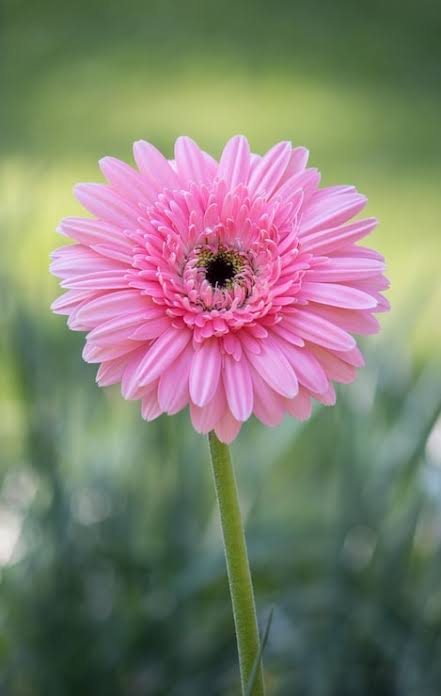
#> input picture flower.jpg, 441 x 696 px, found by its file name
$ python Task_on_Histogram.py
#> lines starting #> are read from the running program, lines starting #| are printed output that depends on the picture; long printed decimals are rounded
import cv2
import numpy as np
import matplotlib.pyplot as plt


#   IMAGE PATH

IMAGE_PATH = r"C:\Users\HP\Documents\Unmanned Devices and Processes\Task on Histogram\flower.jpg"

def _load_image(image_path):
    image = cv2.imread(image_path)
#> image is the input picture: shape (696, 441, 3); mean B, G, R 114, 126.8, 130.7
    if image is None:
        raise FileNotFoundError(f"Could not load image at path: {image_path}")
    return image


#    CONVERT IMAGE TO GRAYSCALE

def to_grayscale(image):
    """
    Slide 19:  Y = 0.299*R + 0.587*G + 0.114*B
    """
    b = image[:, :, 0].astype(np.float32)
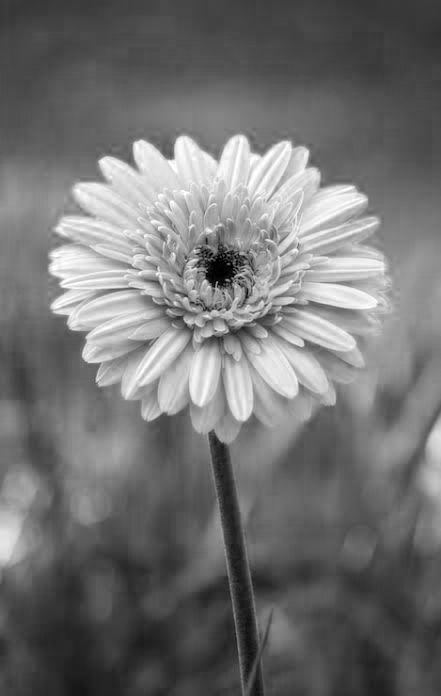
#> b: shape (696, 441) float32; min 0, max 255, mean 114
    g = image[:, :, 1].astype(np.float32)
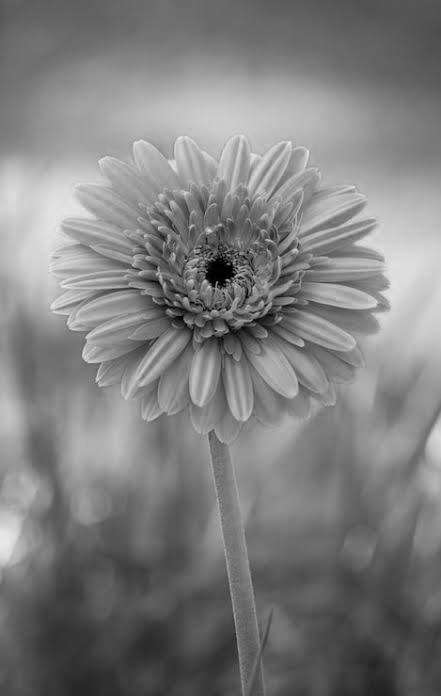
#> g: shape (696, 441) float32; min 0, max 238, mean 126.8
    r = image[:, :, 2].astype(np.float32)
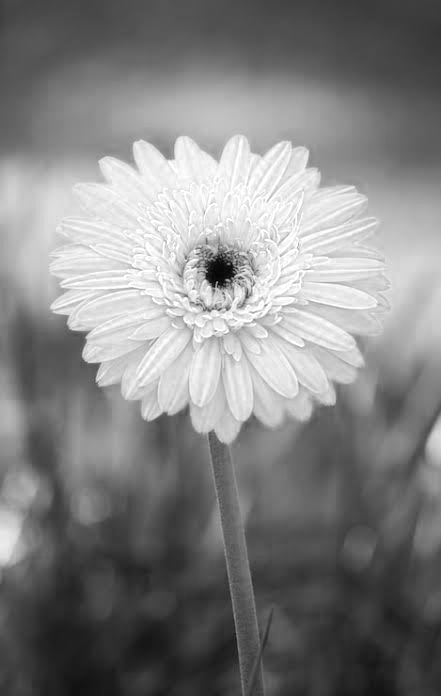
#> r: shape (696, 441) float32; min 4, max 255, mean 130.7
    gray = 0.299 * r + 0.587 * g + 0.114 * b
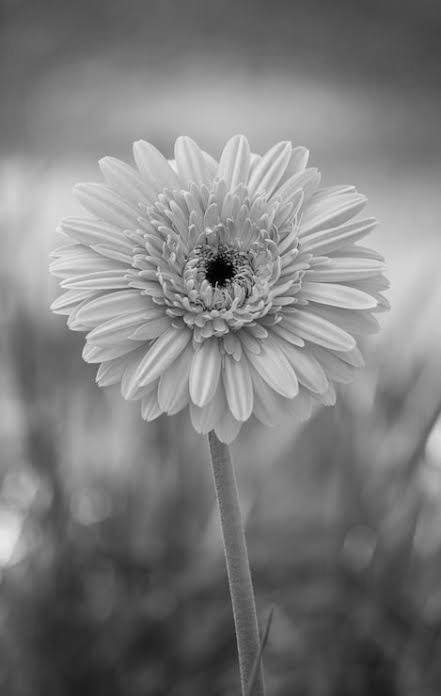
#> gray: shape (696, 441) float32; min 1.61, max 243.2, mean 126.5
    return np.clip(gray, 0, 255).astype(np.uint8)


#  STEP 1.   HISTOGRAM

def histogram(image):
    """
    H(j) = count{x : I(x) = j}   for j = 0..255

    Returns

    hist : np.ndarray, int64, shape (256,)
    """
    hist = np.zeros(256, dtype=np.int64)
    for v in image.ravel():
        hist[v] += 1
    return hist


#  STEP 2. HISTOGRAM NORMALIZATION

def histogram_normalization(hist, n):
    """
    p(i) = hist[i] / n      so that  sum_i p(i) = 1
    """
    return hist.astype(np.float64) / n


#  STEP 3. CUMULATIVE HISTOGRAM

def cumulative_histogram_counts(hist):
    """
    Cumulative histogram in COUNTS:

        cdf_counts(i) = sum_{j=0}^{i} hist[j]
    """
    return np.cumsum(hist).astype(np.int64)


#  STEP 4.  EQUALIZATION

def equalization(image):
    """
        pxl_new = ( cdf(pxl) - cdf_min ) / (n - cdf_min) * (L - 1)

    where:
        cdf(pxl) : cumulative COUNT up to that intensity
        cdf_min  : smallest non-zero value of the cdf
        n        : total number of pixels (H * W)
        L        : number of gray levels (256)

    Returns
    -------
    equalized   : np.ndarray  (uint8, same shape as input)
    hist        : np.ndarray  (256,) raw histogram
    pdf         : np.ndarray  (256,) normalized histogram
    cdf_counts  : np.ndarray  (256,) cumulative counts
    mapping     : np.ndarray  (256,) lookup table applied to the image
    """
    n = image.shape[0] * image.shape[1]
#> n = 306936
    L = 256

    # --- Step 1: Histogram ---
    hist = histogram(image)
#> the loop in histogram, `for v in image.ravel():` made 306936 passes
#> v on passes 1 to 3: 78, 78, 79
#> after the loop in histogram, `for v in image.ravel():`: hist = 256 values, max 2983 at index 94, min 0 at index 0, mean 1199

    # --- Step 2: Normalized histogram ---
    pdf = histogram_normalization(hist, n)
#> pdf = 256 values, max 0.00972 at index 94, min 0 at index 0, mean 0.00391

    # --- Step 3: Cumulative histogram (COUNTS) ---
    cdf_counts = cumulative_histogram_counts(hist)
#> cdf_counts = 256 values from 0 to 306936

    # subtract cdf_min (first non-zero cdf value)
    nonzero = cdf_counts[cdf_counts > 0]
#> nonzero = 255 values from 7 to 306936
    cdf_min = nonzero[0] if nonzero.size else 0
#> cdf_min = 7

    # Build the mapping for every intensity 0..255
    #   denominator n - cdf_min  (avoid division by zero on flat images)
    denom = max(n - cdf_min, 1)
#> denom = 306929
    mapping = np.round(
        (cdf_counts - cdf_min) / denom * (L - 1)
    ).astype(np.int64)
#> mapping = 256 values from 0 to 255

    # Clip safety (should already be in [0, 255])
    mapping = np.clip(mapping, 0, L - 1).astype(np.uint8)

    # Apply the mapping to every pixel
    equalized = mapping[image]
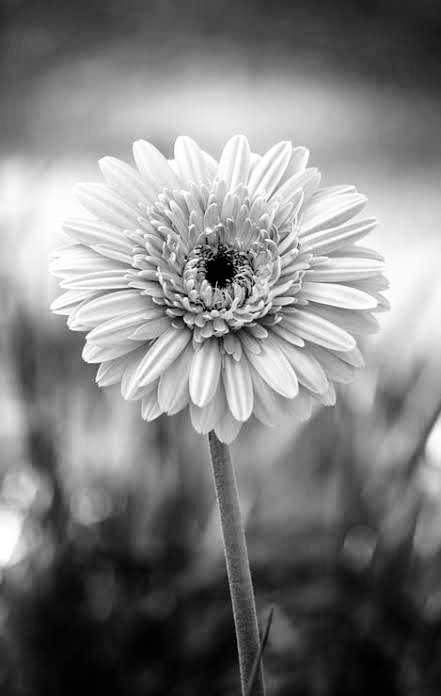
#> equalized: shape (696, 441); min 0, max 255, mean 128.3

    return equalized, hist, pdf, cdf_counts, mapping


#    MATPLOTLIB PLOTS

def plot_histogram(hist, title, color="tab:blue"):
    plt.figure()
    plt.plot(range(len(hist)), hist, color=color)
    plt.xlim(0, 255)
    plt.xlabel("X")
    plt.ylabel("Y")
    plt.title(title)
    plt.grid(True, alpha=0.3)
    plt.tight_layout()
    plt.show()


def plot_all(gray, equalized, hist, pdf, cdf_counts, hist_after):
    """
    2 x 3 grid of plots in the style of the lecture notes:
        (0,0) original grayscale
        (0,1) raw histogram          (counts)
        (0,2) normalized histogram   (probabilities)
        (1,0) cumulative histogram   (counts)
        (1,1) equalized image
        (1,2) equalized histogram
    """
    fig, axes = plt.subplots(2, 3, figsize=(16, 9))

    axes[0, 0].imshow(gray, cmap="gray", vmin=0, vmax=255)
    axes[0, 0].set_title("Grayscale (Step 0)")
    axes[0, 0].axis("off")

    axes[0, 1].plot(range(256), hist, color="tab:blue")
    axes[0, 1].set_title("Histogram (Step 1)")
    axes[0, 1].set_xlim(0, 255)
    axes[0, 1].set_xlabel("X")
    axes[0, 1].set_ylabel("Y")
    axes[0, 1].grid(True, alpha=0.3)

    axes[0, 2].plot(range(256), pdf, color="tab:green")
    axes[0, 2].set_title("Normalized histogram (Step 2)")
    axes[0, 2].set_xlim(0, 255)
    axes[0, 2].set_xlabel("X")
    axes[0, 2].set_ylabel("probability")
    axes[0, 2].grid(True, alpha=0.3)

    axes[1, 0].plot(range(256), cdf_counts, color="tab:orange")
    axes[1, 0].set_title("Cumulative histogram (Step 3) — counts")
    axes[1, 0].set_xlim(0, 255)
    axes[1, 0].set_xlabel("X")
    axes[1, 0].set_ylabel("Y")
    axes[1, 0].grid(True, alpha=0.3)

    axes[1, 1].imshow(equalized, cmap="gray", vmin=0, vmax=255)
    axes[1, 1].set_title("Equalized image (Step 4)")
    axes[1, 1].axis("off")

    axes[1, 2].plot(range(256), hist_after, color="tab:red")
    axes[1, 2].set_title("Histogram after equalization (Step 4)")
    axes[1, 2].set_xlim(0, 255)
    axes[1, 2].set_xlabel("X")
    axes[1, 2].set_ylabel("Y")
    axes[1, 2].grid(True, alpha=0.3)

    plt.tight_layout()
    plt.show()


#  MAIN

def improve_image_quality(image_path, save_path=None):
    # Step 0 — grayscale
    color = _load_image(image_path)
    gray = to_grayscale(color)

    # Steps 1–4
    equalized, hist, pdf, cdf_counts, mapping = equalization(gray)
#> cdf_counts = 256 values from 0 to 306936; mapping = 256 values from 0 to 255
    hist_after = histogram(equalized)
#> the loop in histogram (call 2), `for v in image.ravel():` made 306936 passes
#> v on passes 1 to 3: 43, 43, 45
#> hist_after = 256 values, max 2983 at index 73, min 0 at index 17, mean 1199

    n = gray.shape[0] * gray.shape[1]
#> n = 306936
    nonzero = cdf_counts[cdf_counts > 0]
#> nonzero = 255 values from 7 to 306936
    cdf_min = nonzero[0] if nonzero.size else 0
#> cdf_min = 7

    # ---- console report ----
    print("=== STEP 0 — Grayscale ===")
    print(f"  Color shape : {color.shape}")
#|   Color shape : (696, 441, 3)
    print(f"  Gray shape  : {gray.shape}")
#|   Gray shape  : (696, 441)

    print("\n=== STEP 1 — Histogram (counts) ===")
    print(f"  total pixels : {n}")
#|   total pixels : 306936
    print(f"  min intensity: {np.min(np.where(hist > 0)[0])}")
#|   min intensity: 1
    print(f"  max intensity: {np.max(np.where(hist > 0)[0])}")
#|   max intensity: 243

    print("\n=== STEP 2 — Normalized histogram (pdf) ===")
    print(f"  sum(pdf) = {pdf.sum():.6f}")
#|   sum(pdf) = 1.000

    print("\n=== STEP 3 — Cumulative histogram (counts) ===")
    print(f"  cdf_min  = {cdf_min}   (first non-zero cdf value)")
#|   cdf_min  = 7   (first non-zero cdf value)
    print(f"  cdf[128] = {cdf_counts[128]}")
#|   cdf[128] = 162750
    print(f"  cdf[255] = {cdf_counts[255]}  (== n)")
#|   cdf[255] = 306936  (== n)

    print("\n=== STEP 4 — Equalization (slide-33 formula) ===")
    print("  Selected mapping values:")
    for v in (0, 32, 64, 128, 192, 255):
        print(f"    mapping[{v:3d}] = {mapping[v]}")
#> this loop made 6 passes
#|     mapping[  0] = 0
#|     mapping[ 32] = 1
#|     mapping[ 64] = 22
#|     mapping[128] = 135
#|     mapping[192] = 234
#|     mapping[255] = 255
    print(f"  Output range : {np.min(np.where(hist_after>0)[0])} – "
          f"{np.max(np.where(hist_after>0)[0])}")
#|   Output range : 0 – 255

    # Save
    if save_path:
        cv2.imwrite(save_path, equalized)
        print(f"\nSaved: {save_path}")

    # Plots
    plot_all(gray, equalized, hist, pdf, cdf_counts, hist_after)
#> in plot_all, `plt.show()`:
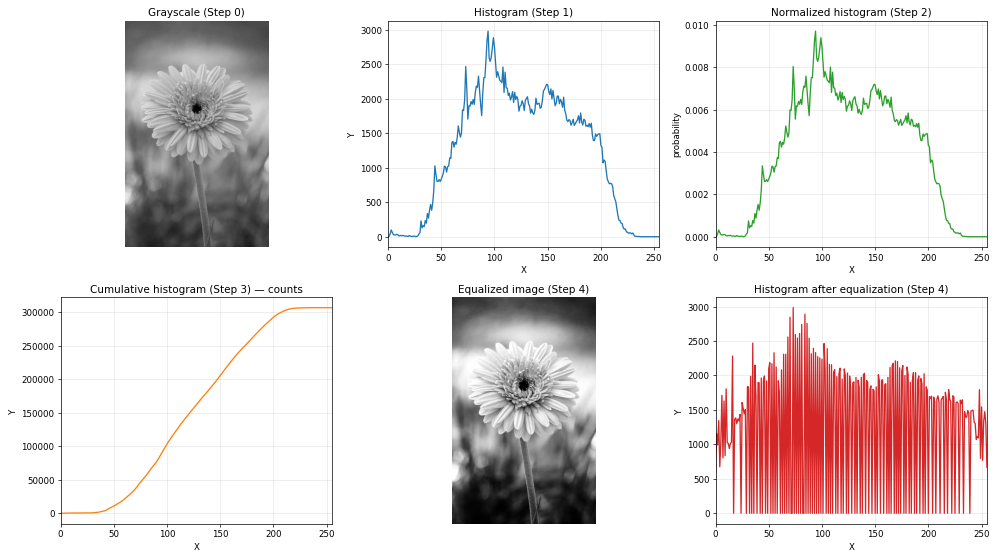
#> figure drawn by matplotlib, 6 panels; panel 2: curve peaks at x = 94, y = 2983; panel 3: curve peaks at x = 94, y = 0.00972; panel 4: curve peaks at x = 243, y = 306936; panel 6: curve peaks at x = 73, y = 2983


#      RUN

if __name__ == "__main__":
    improve_image_quality(
        IMAGE_PATH,
        save_path=r"C:\Users\HP\Documents\Unmanned Devices and Processes\Task on Histogram\flower_equalized.jpg",
    )
